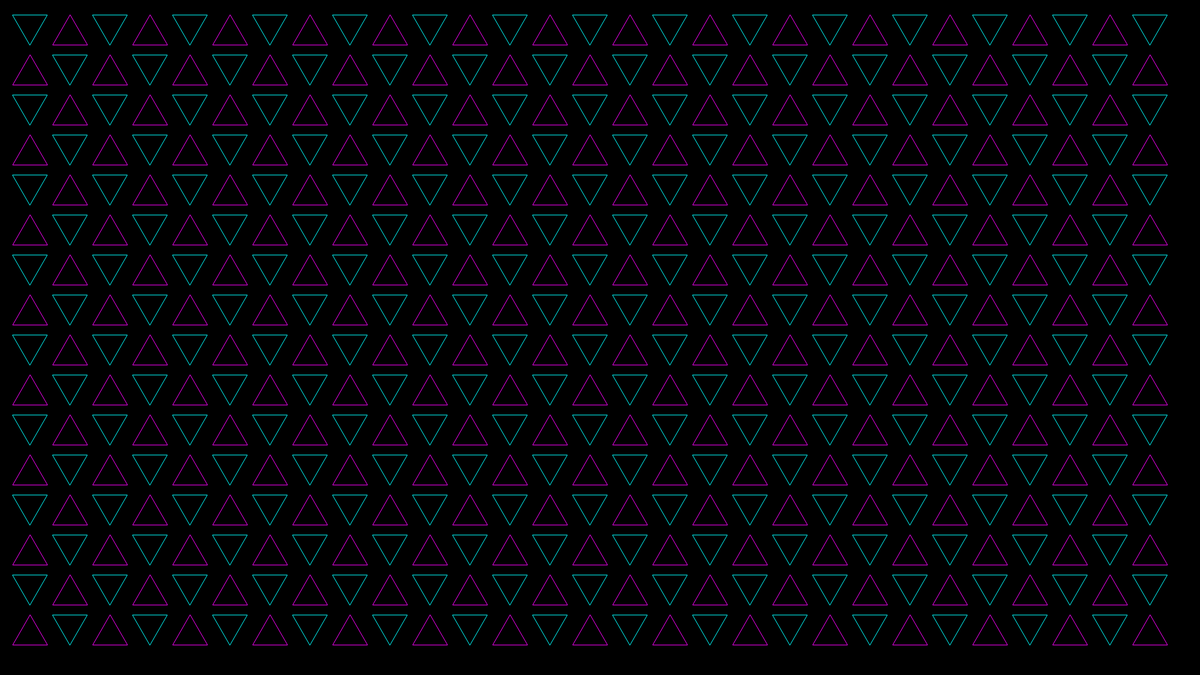
Frame 1 (no input)
Frame 60 (no input): identical to frame 1, image omitted
Frame 120 (the mouse pressed at the canvas centre since frame 60): identical to frame 1, image omitted

The p5.js sketch that drew this single still picture (run headless with seeded random() and noise() and a simulated clock; from frame 60 on, the mouse is pressed at the canvas centre):

// p5.js sketch
// ── sketch.js
var progression = 0;

var x = 0;
var y = 0;
var size = 32;
var point1, point2, point3;

function setup() {
    createCanvas(1920, 1080);
    background(0);
    angleMode(DEGREES);
    angle = 0;
    point1 = createVector(sin(angle), cos(angle)).setMag(size);
    point2 = createVector(sin(angle+120), cos(angle+120)).setMag(size);
    point3 = createVector(sin(angle-120), cos(angle-120)).setMag(size);
    console.log(point1, point2, point3);
}

function draw() {
    background(0); 
    noFill();
    stroke(255);
    var position, p1, p2, p3;

    var borderBuffer = size;
    var flip = false;
    for(y = borderBuffer + 16; y < 1080 - borderBuffer; y +=borderBuffer * 2){
        for(x = borderBuffer + 16; x < 1920 - borderBuffer; x += borderBuffer * 2){
            if(flip){
                position = createVector(x, y + size / 4);
                p1 = p5.Vector.sub(position, point1);
                p2 = p5.Vector.sub(position, point2);
                p3 = p5.Vector.sub(position, point3);
                stroke(255,0,255);
            } else {
                position = createVector(x, y - size / 4);
                p1 = p5.Vector.add(position, point1);
                p2 = p5.Vector.add(position, point2);
                p3 = p5.Vector.add(position, point3);
                stroke(0,255, 255);
            }

            
            triangle(p1.x, p1.y, p2.x, p2.y, p3.x, p3.y);

            // stroke(255,0,0);
            // circle(x, y, size);
            flip = !flip;
        }
    }
}
